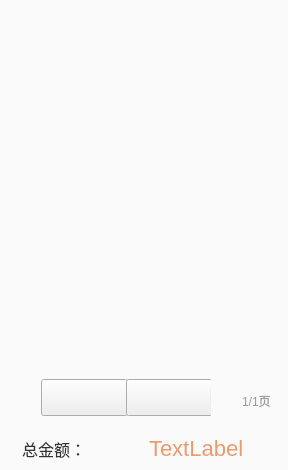
<?xml version="1.0" encoding="UTF-8"?>
<ui version="4.0">
 <class>GoodsSelectWidget</class>
 <widget class="QWidget" name="GoodsSelectWidget">
  <property name="geometry">
   <rect>
    <x>0</x>
    <y>0</y>
    <width>288</width>
    <height>470</height>
   </rect>
  </property>
  <property name="sizeIncrement">
   <size>
    <width>28</width>
    <height>47</height>
   </size>
  </property>
  <property name="baseSize">
   <size>
    <width>288</width>
    <height>470</height>
   </size>
  </property>
  <property name="palette">
   <palette>
    <active>
     <colorrole role="Base">
      <brush brushstyle="SolidPattern">
       <color alpha="255">
        <red>255</red>
        <green>255</green>
        <blue>255</blue>
       </color>
      </brush>
     </colorrole>
     <colorrole role="Window">
      <brush brushstyle="SolidPattern">
       <color alpha="255">
        <red>250</red>
        <green>250</green>
        <blue>250</blue>
       </color>
      </brush>
     </colorrole>
    </active>
    <inactive>
     <colorrole role="Base">
      <brush brushstyle="SolidPattern">
       <color alpha="255">
        <red>255</red>
        <green>255</green>
        <blue>255</blue>
       </color>
      </brush>
     </colorrole>
     <colorrole role="Window">
      <brush brushstyle="SolidPattern">
       <color alpha="255">
        <red>250</red>
        <green>250</green>
        <blue>250</blue>
       </color>
      </brush>
     </colorrole>
    </inactive>
    <disabled>
     <colorrole role="Base">
      <brush brushstyle="SolidPattern">
       <color alpha="255">
        <red>250</red>
        <green>250</green>
        <blue>250</blue>
       </color>
      </brush>
     </colorrole>
     <colorrole role="Window">
      <brush brushstyle="SolidPattern">
       <color alpha="255">
        <red>250</red>
        <green>250</green>
        <blue>250</blue>
       </color>
      </brush>
     </colorrole>
    </disabled>
   </palette>
  </property>
  <property name="windowTitle">
   <string>Form</string>
  </property>
  <layout class="QVBoxLayout" name="verticalLayout">
   <property name="spacing">
    <number>0</number>
   </property>
   <property name="leftMargin">
    <number>0</number>
   </property>
   <property name="topMargin">
    <number>0</number>
   </property>
   <property name="rightMargin">
    <number>0</number>
   </property>
   <property name="bottomMargin">
    <number>0</number>
   </property>
   <item>
    <widget class="InStockGoodsSelectTitleWidget" name="titleWidget" native="true">
     <property name="minimumSize">
      <size>
       <width>0</width>
       <height>34</height>
      </size>
     </property>
     <property name="maximumSize">
      <size>
       <width>16777215</width>
       <height>34</height>
      </size>
     </property>
    </widget>
   </item>
   <item>
    <widget class="InStockGoodsSelectListView" name="listView">
     <property name="styleSheet">
      <string notr="true">border:none;
background-color: rgb(250, 250, 250);</string>
     </property>
     <property name="verticalScrollBarPolicy">
      <enum>Qt::ScrollBarAlwaysOff</enum>
     </property>
     <property name="horizontalScrollBarPolicy">
      <enum>Qt::ScrollBarAlwaysOff</enum>
     </property>
    </widget>
   </item>
   <item>
    <widget class="QWidget" name="leftWidget" native="true">
     <property name="minimumSize">
      <size>
       <width>0</width>
       <height>41</height>
      </size>
     </property>
     <property name="maximumSize">
      <size>
       <width>16777215</width>
       <height>41</height>
      </size>
     </property>
     <property name="styleSheet">
      <string notr="true">QWidget#leftWidget{
        background-color:#fafafa;
}</string>
     </property>
     <layout class="QHBoxLayout" name="horizontalLayout_4">
      <property name="spacing">
       <number>0</number>
      </property>
      <property name="leftMargin">
       <number>14</number>
      </property>
      <property name="topMargin">
       <number>0</number>
      </property>
      <property name="rightMargin">
       <number>14</number>
      </property>
      <property name="bottomMargin">
       <number>0</number>
      </property>
      <item>
       <spacer name="horizontalSpacer_2">
        <property name="orientation">
         <enum>Qt::Horizontal</enum>
        </property>
        <property name="sizeHint" stdset="0">
         <size>
          <width>40</width>
          <height>20</height>
         </size>
        </property>
       </spacer>
      </item>
      <item>
       <widget class="QWidget" name="widget_5" native="true">
        <property name="sizePolicy">
         <sizepolicy hsizetype="Preferred" vsizetype="Preferred">
          <horstretch>0</horstretch>
          <verstretch>0</verstretch>
         </sizepolicy>
        </property>
        <property name="minimumSize">
         <size>
          <width>170</width>
          <height>0</height>
         </size>
        </property>
        <property name="maximumSize">
         <size>
          <width>170</width>
          <height>16777215</height>
         </size>
        </property>
        <layout class="QHBoxLayout" name="horizontalLayout_5">
         <property name="spacing">
          <number>0</number>
         </property>
         <property name="leftMargin">
          <number>0</number>
         </property>
         <property name="topMargin">
          <number>0</number>
         </property>
         <property name="rightMargin">
          <number>0</number>
         </property>
         <property name="bottomMargin">
          <number>0</number>
         </property>
         <item>
          <widget class="QPushButton" name="lastPageButton">
           <property name="minimumSize">
            <size>
             <width>87</width>
             <height>37</height>
            </size>
           </property>
           <property name="maximumSize">
            <size>
             <width>87</width>
             <height>37</height>
            </size>
           </property>
           <property name="styleSheet">
            <string notr="true">QPushButton
{
        border-image: url(:/saleImage/btn-up-nomal.png);
}

QPushButton:pressed
{
        border-image: url(:/saleImage/btn-up-pess.png);
}

QPushButton:disabled
{
border-image: url(:/saleImage/btn-up-disable.png);
}</string>
           </property>
           <property name="text">
            <string/>
           </property>
          </widget>
         </item>
         <item>
          <widget class="QPushButton" name="nextPageButton">
           <property name="minimumSize">
            <size>
             <width>87</width>
             <height>37</height>
            </size>
           </property>
           <property name="maximumSize">
            <size>
             <width>87</width>
             <height>37</height>
            </size>
           </property>
           <property name="styleSheet">
            <string notr="true">QPushButton{
        border-image: url(:/saleImage/btn-down-nomal.png);
}

QPushButton:pressed{
        border-image: url(:/saleImage/btn-down-pess.png);
}

QPushButton:disabled{
        border-image: url(:/saleImage/btn-down-disabled.png);
}</string>
           </property>
           <property name="text">
            <string/>
           </property>
          </widget>
         </item>
         <item>
          <widget class="QWidget" name="widget_6" native="true">
           <property name="minimumSize">
            <size>
             <width>1</width>
             <height>18</height>
            </size>
           </property>
           <property name="maximumSize">
            <size>
             <width>1</width>
             <height>18</height>
            </size>
           </property>
           <property name="styleSheet">
            <string notr="true">border: 1px solid #ededed;</string>
           </property>
          </widget>
         </item>
        </layout>
       </widget>
      </item>
      <item>
       <spacer name="horizontalSpacer">
        <property name="orientation">
         <enum>Qt::Horizontal</enum>
        </property>
        <property name="sizeHint" stdset="0">
         <size>
          <width>40</width>
          <height>20</height>
         </size>
        </property>
       </spacer>
      </item>
      <item>
       <widget class="QLabel" name="pageLabel">
        <property name="styleSheet">
         <string notr="true">font-size:12px;
color:#999999;
font-family:&quot;微软雅黑&quot;;
padding-top:6px;</string>
        </property>
        <property name="text">
         <string>1/1页</string>
        </property>
       </widget>
      </item>
     </layout>
    </widget>
   </item>
   <item>
    <widget class="QWidget" name="bottomWidget" native="true">
     <property name="minimumSize">
      <size>
       <width>0</width>
       <height>52</height>
      </size>
     </property>
     <property name="maximumSize">
      <size>
       <width>16777215</width>
       <height>52</height>
      </size>
     </property>
     <property name="styleSheet">
      <string notr="true">background:#fafafa;</string>
     </property>
     <widget class="QWidget" name="horizontalLayoutWidget">
      <property name="geometry">
       <rect>
        <x>0</x>
        <y>0</y>
        <width>291</width>
        <height>61</height>
       </rect>
      </property>
      <layout class="QHBoxLayout" name="horizontalLayout_2">
       <item>
        <widget class="QLabel" name="label">
         <property name="palette">
          <palette>
           <active>
            <colorrole role="WindowText">
             <brush brushstyle="SolidPattern">
              <color alpha="255">
               <red>51</red>
               <green>51</green>
               <blue>51</blue>
              </color>
             </brush>
            </colorrole>
            <colorrole role="Button">
             <brush brushstyle="SolidPattern">
              <color alpha="255">
               <red>250</red>
               <green>250</green>
               <blue>250</blue>
              </color>
             </brush>
            </colorrole>
            <colorrole role="Text">
             <brush brushstyle="SolidPattern">
              <color alpha="255">
               <red>51</red>
               <green>51</green>
               <blue>51</blue>
              </color>
             </brush>
            </colorrole>
            <colorrole role="ButtonText">
             <brush brushstyle="SolidPattern">
              <color alpha="255">
               <red>51</red>
               <green>51</green>
               <blue>51</blue>
              </color>
             </brush>
            </colorrole>
            <colorrole role="Base">
             <brush brushstyle="SolidPattern">
              <color alpha="255">
               <red>250</red>
               <green>250</green>
               <blue>250</blue>
              </color>
             </brush>
            </colorrole>
            <colorrole role="Window">
             <brush brushstyle="SolidPattern">
              <color alpha="255">
               <red>250</red>
               <green>250</green>
               <blue>250</blue>
              </color>
             </brush>
            </colorrole>
           </active>
           <inactive>
            <colorrole role="WindowText">
             <brush brushstyle="SolidPattern">
              <color alpha="255">
               <red>51</red>
               <green>51</green>
               <blue>51</blue>
              </color>
             </brush>
            </colorrole>
            <colorrole role="Button">
             <brush brushstyle="SolidPattern">
              <color alpha="255">
               <red>250</red>
               <green>250</green>
               <blue>250</blue>
              </color>
             </brush>
            </colorrole>
            <colorrole role="Text">
             <brush brushstyle="SolidPattern">
              <color alpha="255">
               <red>51</red>
               <green>51</green>
               <blue>51</blue>
              </color>
             </brush>
            </colorrole>
            <colorrole role="ButtonText">
             <brush brushstyle="SolidPattern">
              <color alpha="255">
               <red>51</red>
               <green>51</green>
               <blue>51</blue>
              </color>
             </brush>
            </colorrole>
            <colorrole role="Base">
             <brush brushstyle="SolidPattern">
              <color alpha="255">
               <red>250</red>
               <green>250</green>
               <blue>250</blue>
              </color>
             </brush>
            </colorrole>
            <colorrole role="Window">
             <brush brushstyle="SolidPattern">
              <color alpha="255">
               <red>250</red>
               <green>250</green>
               <blue>250</blue>
              </color>
             </brush>
            </colorrole>
           </inactive>
           <disabled>
            <colorrole role="WindowText">
             <brush brushstyle="SolidPattern">
              <color alpha="255">
               <red>51</red>
               <green>51</green>
               <blue>51</blue>
              </color>
             </brush>
            </colorrole>
            <colorrole role="Button">
             <brush brushstyle="SolidPattern">
              <color alpha="255">
               <red>250</red>
               <green>250</green>
               <blue>250</blue>
              </color>
             </brush>
            </colorrole>
            <colorrole role="Text">
             <brush brushstyle="SolidPattern">
              <color alpha="255">
               <red>51</red>
               <green>51</green>
               <blue>51</blue>
              </color>
             </brush>
            </colorrole>
            <colorrole role="ButtonText">
             <brush brushstyle="SolidPattern">
              <color alpha="255">
               <red>51</red>
               <green>51</green>
               <blue>51</blue>
              </color>
             </brush>
            </colorrole>
            <colorrole role="Base">
             <brush brushstyle="SolidPattern">
              <color alpha="255">
               <red>250</red>
               <green>250</green>
               <blue>250</blue>
              </color>
             </brush>
            </colorrole>
            <colorrole role="Window">
             <brush brushstyle="SolidPattern">
              <color alpha="255">
               <red>250</red>
               <green>250</green>
               <blue>250</blue>
              </color>
             </brush>
            </colorrole>
           </disabled>
          </palette>
         </property>
         <property name="styleSheet">
          <string notr="true">font-size:16px;
color:#333333;
background:#fafafa;
font-family:&quot;微软雅黑&quot;;
padding-top:-6px;</string>
         </property>
         <property name="text">
          <string>     总金额：</string>
         </property>
        </widget>
       </item>
       <item>
        <widget class="QLabel" name="totalLabel">
         <property name="styleSheet">
          <string notr="true">font-size:22px;
color:#ED9A6D;
background:#fafafa;
font-family:&quot;微软雅黑&quot;;
padding-top:-12px;</string>
         </property>
         <property name="text">
          <string>TextLabel</string>
         </property>
        </widget>
       </item>
      </layout>
     </widget>
    </widget>
   </item>
  </layout>
 </widget>
 <customwidgets>
  <customwidget>
   <class>InStockGoodsSelectTitleWidget</class>
   <extends>QWidget</extends>
   <header>../InStock/InStockGoodsSelectTitleWidget.h</header>
   <container>1</container>
  </customwidget>
  <customwidget>
   <class>InStockGoodsSelectListView</class>
   <extends>QListView</extends>
   <header>../InStock/InStockGoodsSelectListView.h</header>
  </customwidget>
 </customwidgets>
 <resources/>
 <connections/>
</ui>
